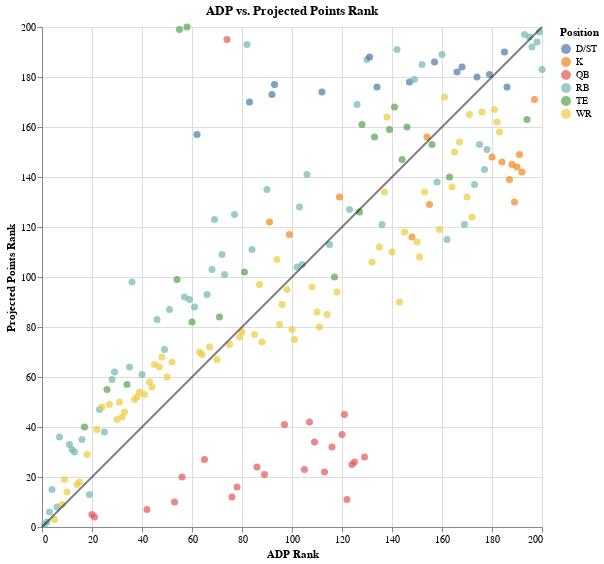

The cell this chart's notebook holds for it:
### Code cell
chart2 = make_scatter(
    "adp_rank", "proj_pts_rank", "ADP Rank", "Projected Points Rank", "ADP vs. Projected Points Rank"
)
chart2

### Figure 1 — Vega-Lite specification as saved in the notebook (floating-point values rounded to 4 significant figures; data arrays with more than 128 entries replaced by an {"elided": "..."} marker saying what was removed)
{"$schema": "https://vega.github.io/schema/vega-lite/v2.6.0.json", "config": {"view": {"height": 300, "width": 400}}, "datasets": {"data-2fa5ea8f6221c8c81dcaa6a78d083b30": [{"x": 0, "y": 0}, {"x": 200, "y": 200}], "data-d8149c05dd37e5d53c8b1d349e2da410": {"elided": "200 records"}}, "layer": [{"data": {"name": "data-d8149c05dd37e5d53c8b1d349e2da410"}, "encoding": {"color": {"field": "pos", "legend": {"title": "Position"}, "type": "nominal"}, "tooltip": [{"field": "name", "title": "Player", "type": "nominal"}, {"field": "adp_rank", "title": "ADP Rank", "type": "quantitative"}, {"field": "proj_pts_rank", "title": "Projected Points Rank", "type": "quantitative"}, {"field": "pos", "title": "Position", "type": "nominal"}], "x": {"field": "adp_rank", "title": "ADP Rank", "type": "quantitative"}, "y": {"field": "proj_pts_rank", "title": "Projected Points Rank", "type": "quantitative"}}, "height": 500, "mark": {"size": 50, "type": "circle"}, "title": "ADP vs. Projected Points Rank", "width": 500}, {"data": {"name": "data-2fa5ea8f6221c8c81dcaa6a78d083b30"}, "encoding": {"x": {"field": "x", "type": "quantitative"}, "y": {"field": "y", "type": "quantitative"}}, "mark": {"color": "black", "opacity": 0.5, "type": "line"}}]}
